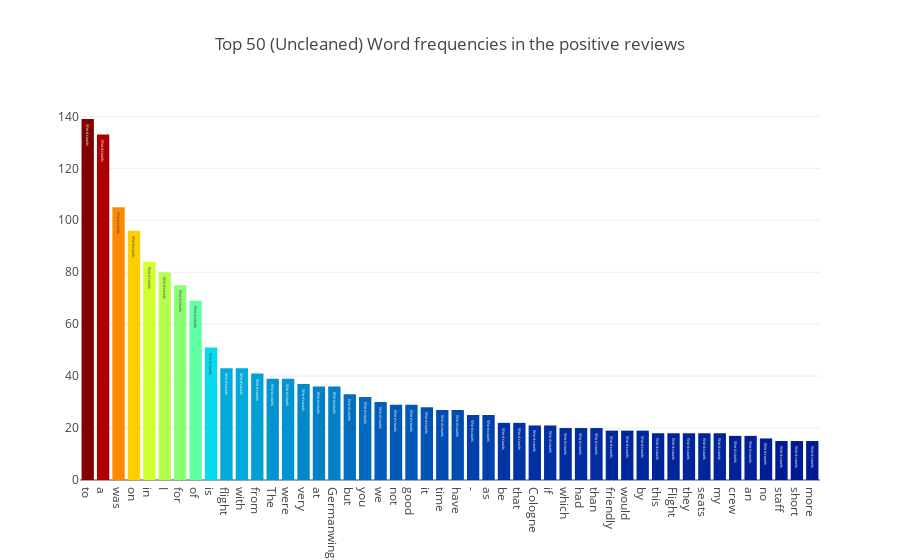

Source (notebook cell):
### Markdown cell above
- Show top 50 word frequencies of positive reviews, i.e., recommended.

### Code cell
all_words = df_review[df_review['Recommended']=="yes"]["Review"].str.split(expand=True).unstack().value_counts()
data = [go.Bar(
            x = all_words.index.values[2:50],
            y = all_words.values[2:50],
            marker= dict(colorscale='Jet',
                         color = all_words.values[2:100]
                        ),
            text='Word counts'
    )]

layout = go.Layout(
    title='Top 50 (Uncleaned) Word frequencies in the positive reviews'
)

fig = go.Figure(data=data, layout=layout)

py.iplot(fig, filename='basic-bar')

### Figure 1 — Plotly figure (JSON) as saved in the notebook; plotly's stock layout.template omitted (floating-point values rounded to 4 significant figures)
{"data": [{"marker": {"color": [139, 133, 105, 96, 84, 80, 75, 69, 51, 43, 43, 41, 39, 39, 37, 36, 36, 33, 32, 30, 29, 29, 28, 27, 27, 25, 25, 22, 22, 21, 21, 20, 20, 20, 19, 19, 19, 18, 18, 18, 18, 18, 17, 17, 16, 15, 15, 15, 14, 14, 14, 14, 14, 13, 13, 12, 12, 12, 12, 12, 12, 12, 12, 12, 11, 11, 11, 11, 11, 11, 11, 10, 10, 10, 10, 10, 10, 10, 10, 10, 10, 9, 9, 9, 9, 9, 9, 9, 9, 9, 9, 9, 9, 9, 9, 9, 8, 8], "colorscale": "Jet"}, "text": "Word counts", "type": "bar", "uid": "f29088bb-491f-4d6b-acdd-0a2cc28874c0", "x": ["to", "a", "was", "on", "in", "I", "for", "of", "is", "flight", "with", "from", "The", "were", "very", "at", "Germanwings", "but", "you", "we", "not", "good", "it", "time", "have", "-", "as", "be", "that", "Cologne", "if", "which", "had", "than", "friendly", "would", "by", "this", "Flight", "they", "seats", "my", "crew", "an", "no", "staff", "short", "more"], "y": [139, 133, 105, 96, 84, 80, 75, 69, 51, 43, 43, 41, 39, 39, 37, 36, 36, 33, 32, 30, 29, 29, 28, 27, 27, 25, 25, 22, 22, 21, 21, 20, 20, 20, 19, 19, 19, 18, 18, 18, 18, 18, 17, 17, 16, 15, 15, 15]}], "layout": {"title": {"text": "Top 50 (Uncleaned) Word frequencies in the positive reviews"}}}
